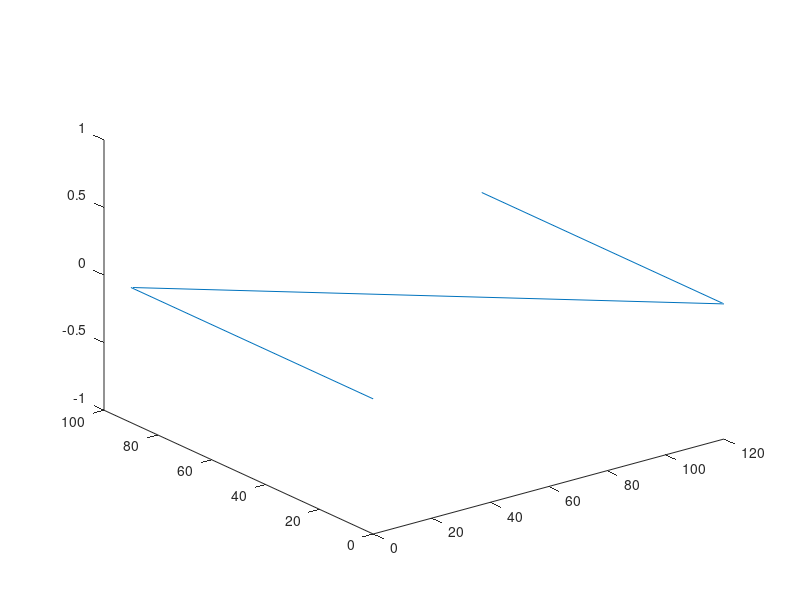

The MATLAB source for this figure: (Note: this script raises an error after producing the figure.)
function graphique ()
x = [1 1 1 1 0.95 0.95 0.95 0.95 0.85 0.85 0.85 0.85 0.8 0.8 0.8 0.8 0.75 0.75 0.75 0.75]';
y = [0.3 0.2 0.15 0.1 0.3 0.2 0.15 0.1 0.3 0.2 0.15 0.1 0.3 0.2 0.15 0.1 0.3 0.2 0.15 0.1]';
z = [0.1 0.15 0.2 0.3 0.1 0.15 0.2 0.3 0.1 0.15 0.2 0.3 0.1 0.15 0.2 0.3 0.1 0.15 0.2 0.3]';

%xTerrain = [0 0 120 120]';
%yTerrain = [0 90 90 0]';
%zTerrain = [0 0 0 0]';
%Pour le terrain
terrain = [[0 0 0];[0 90 0];[120 0 0];[120 90 0]];
gazon = plot3(terrain(:,1), terrain(:,2), terrain(:,3));
gazon.Color = 'blue';

xr = reshape(x, 4, 5);
yr = reshape(y, 4, 5);
zr = reshape(z, 4, 5);

xTerrain = 120;
yTerrain = 90;
zTerrain = 0;



terrainGazon = surf(xTerrain, yTerrain, zTerrain);

hold on;
%surf(xTerrain, yTerrain, zTerrain, 'r' );
hold on;
scatter3(x,y,z);
xlabel('x');
ylabel('y');
zlabel('z');

endfunction
